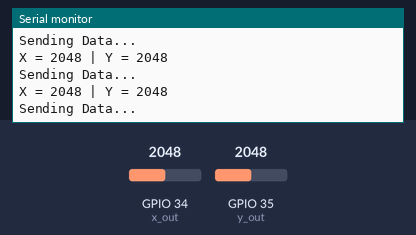
A sketch run on a simulated ESP32. On the bench: the last lines printed to the serial monitor. Inputs (shaded band) come from the test bench; at power-on: GPIO 34 (x_out) = 2048, GPIO 35 (y_out) = 2048.

Above: at 1.2 s.
1.3 s: GPIO 34 (x_out) set to 2866
At 1.92 s:
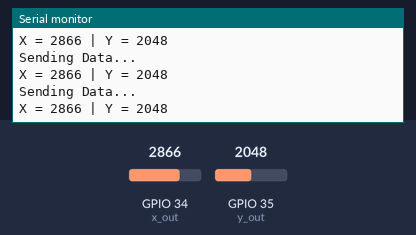
2.8 s: GPIO 35 (y_out) set to 2866
At 2.83 s:
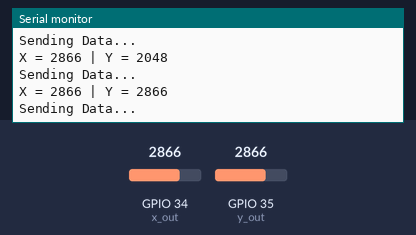
4.3 s: GPIO 34 (x_out) set to 3603
At 4.35 s:
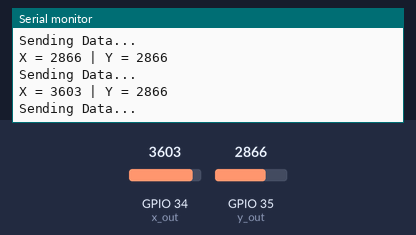
5.8 s: GPIO 35 (y_out) set to 3603
At 5.86 s:
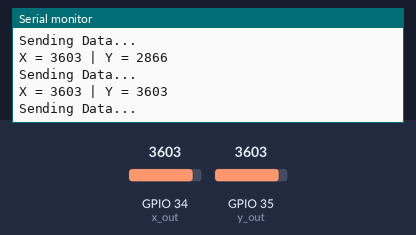
Timing chart, 0 to 8.3 s (numbered marks = the images above; inputs shaded):
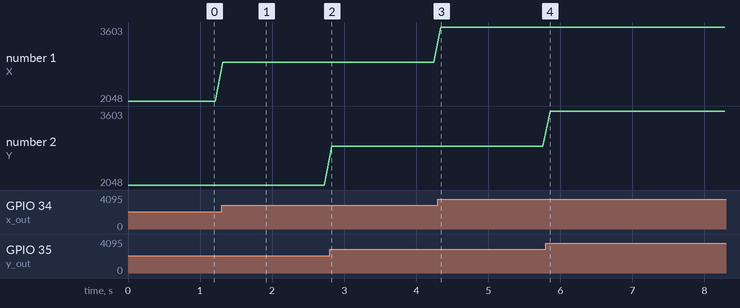

Measured:
- after the input at 1.3 s, the serial monitor: prints a new line at once (image 1)
- after the input at 2.8 s, the serial monitor: prints a new line at once (image 2)
- after the input at 4.3 s, the serial monitor: prints a new line at once (image 3)
- after the input at 5.8 s, the serial monitor: prints a new line after 0.06 s (image 4)
- plotted number 1: 2048 → 2866 after the input at 1.3 s, 2866 → 3603 after the input at 4.3 s

The sketch:

transmiter.ino
```cpp
#include <WiFi.h>
#include <WiFiUdp.h>

// Pin assignments for ADXL335 (X and Y axes)
const int x_out = 34;  // X axis connected to GPIO34 (Analog input)
const int y_out = 35;  // Y axis connected to GPIO35 (Analog input)

// WiFi settings
const char* ssid = "ESP32_AP";         // SSID الخاص بنقطة الوصول
const char* password = "123456789";    // كلمة المرور الخاصة بنقطة الوصول

// UDP settings
WiFiUDP udp;
const char* receiverIP = "192.168.4.2";  // عنوان IP لجهاز الاستقبال ESP32
const int receiverPort = 8888;  // المنفذ لرسائل UDP

// Structure to store gesture data
struct data {
  int xAxis;
  int yAxis;
};
data send_data;

void setup() {
  Serial.begin(115200);

  // إعداد نقطة الوصول (Access Point)
  WiFi.softAP(ssid, password);
  Serial.println("Access Point Started");
  Serial.print("IP Address: ");
  Serial.println(WiFi.softAPIP());  // طباعة عنوان IP الخاص بنقطة الوصول

  // إعداد UDP للإرسال
  udp.begin(8888);  // بدء الاتصال على المنفذ 8888
}

void loop() {
  // قراءة قيم الـ X و Y من المستشعرات (مثال: من عصا التحكم أو حساس تسارع)
  send_data.xAxis = analogRead(x_out);  // قراءة القيم من الدبوس X
  send_data.yAxis = analogRead(y_out);  // قراءة القيم من الدبوس Y

  // طباعة القيم التي تم قراءتها
  Serial.print("X = ");
  Serial.print(send_data.xAxis);
  Serial.print(" | Y = ");
  Serial.println(send_data.yAxis);

  // إرسال البيانات عبر UDP
  udp.beginPacket(receiverIP, receiverPort);
  udp.write((uint8_t*)&send_data, sizeof(data));  // إرسال البيانات
  udp.endPacket();

  // طباعة البيانات للإرسال
  Serial.println("Sending Data...");

  delay(100);  // تأخير بين كل إرسال
}
```
